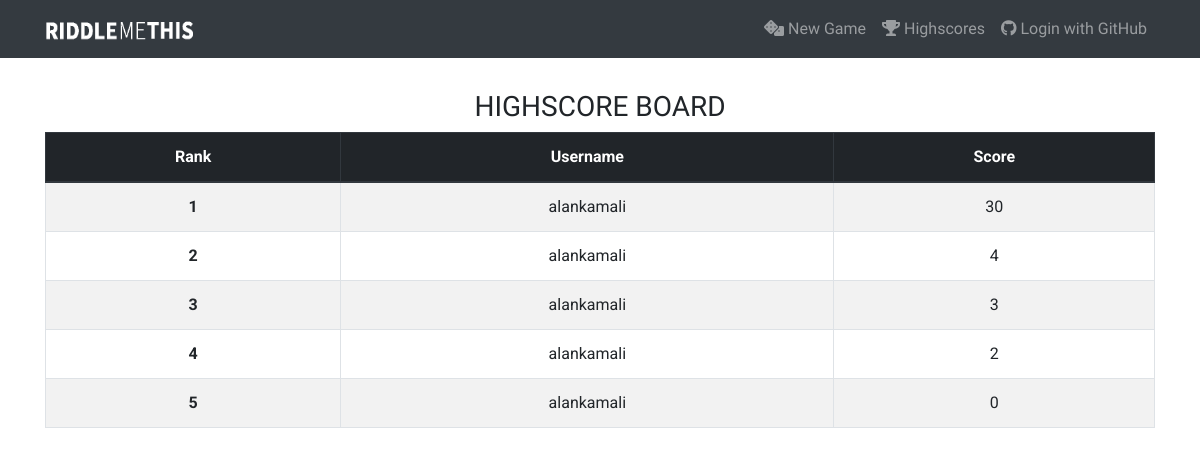
Before: /highscores with the older database file.
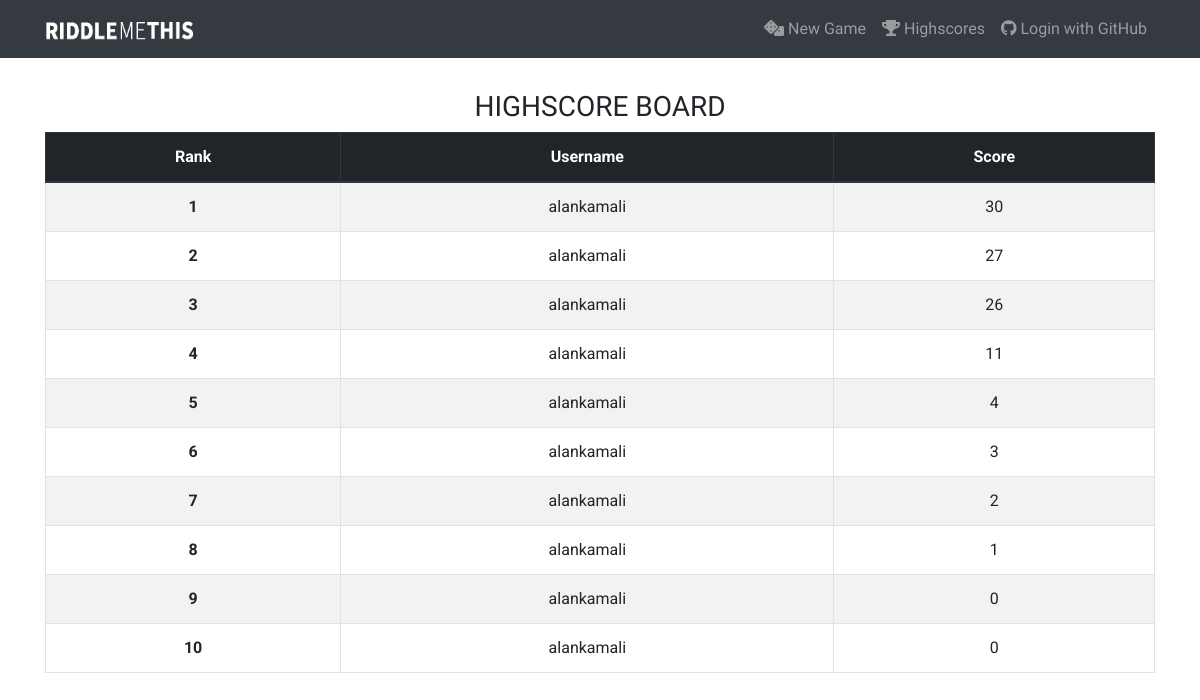
After: the same page with the newer database file.
### tables this page shows
CREATE TABLE highscores (
            id          INTEGER PRIMARY KEY AUTOINCREMENT,
            user_id     INTEGER NOT NULL REFERENCES users(id) ON DELETE CASCADE,
            score       INTEGER NOT NULL,
            created_at  TIMESTAMP DEFAULT CURRENT_TIMESTAMP
        );

CREATE TABLE users (
            id          INTEGER PRIMARY KEY AUTOINCREMENT,
            github_id   TEXT    UNIQUE NOT NULL,
            username    TEXT    NOT NULL,
            email       TEXT,
            role        TEXT    NOT NULL DEFAULT 'user',
            created_at  TIMESTAMP DEFAULT CURRENT_TIMESTAMP
        );

### run.py (the view)
@app.route("/highscores")
def highscores():
    rows = database.get_highscores()
    usernames_and_scores = [(row["username"], row["score"]) for row in rows]
    return render_template(
        "highscores.html",
        page_title="Highscores",
        usernames_and_scores=usernames_and_scores,
    )

### db.py (called while the page is built)
def get_db():
    from flask import g
    if "db" not in g:
        g.db = sqlite3.connect(DB_PATH)
        g.db.row_factory = sqlite3.Row
    return g.db

def get_highscores():
    db = get_db()
    return db.execute("""
        SELECT h.id, u.username, h.score, h.created_at
        FROM highscores h
        JOIN users u ON h.user_id = u.id
        ORDER BY h.score DESC
    """).fetchall()

### templates/highscores.html (shortened to what this page needs)
{% extends 'base.html' %} {% block content %}
<div class="container base-content">
    <div class="row">
        <div class="col text-center">
            <br>
            <h3 class="text-center">HIGHSCORE BOARD</h3>
            <div class="">
                <table class="table table-striped table-bordered table-hover">
                    <thead class="thead-dark">
                        <tr>
                            <th>Rank</th>
                            <th>Username</th>
                            <th>Score</th>
                        </tr>
                    </thead>
                    <tbody>
                        {% for entry in usernames_and_scores %}
                        <tr>
                            <th scope="row"> {{ loop.index }}</th>
                            <td> {{ entry[0] }} </td>
                            <td> {{ entry[1] }} </td>
                        </tr>
                        {% endfor %}
                    </tbody>
                </table>
            </div>
        </div>
    </div>
</div>
{% endblock %}

Changed rows visible on the page:
added highscores: username "alankamali", score "27"
added highscores: username "alankamali", score "26"
added highscores: username "alankamali", score "11"
added highscores: username "alankamali", entry "1"
added highscores: username "alankamali", score "0"
